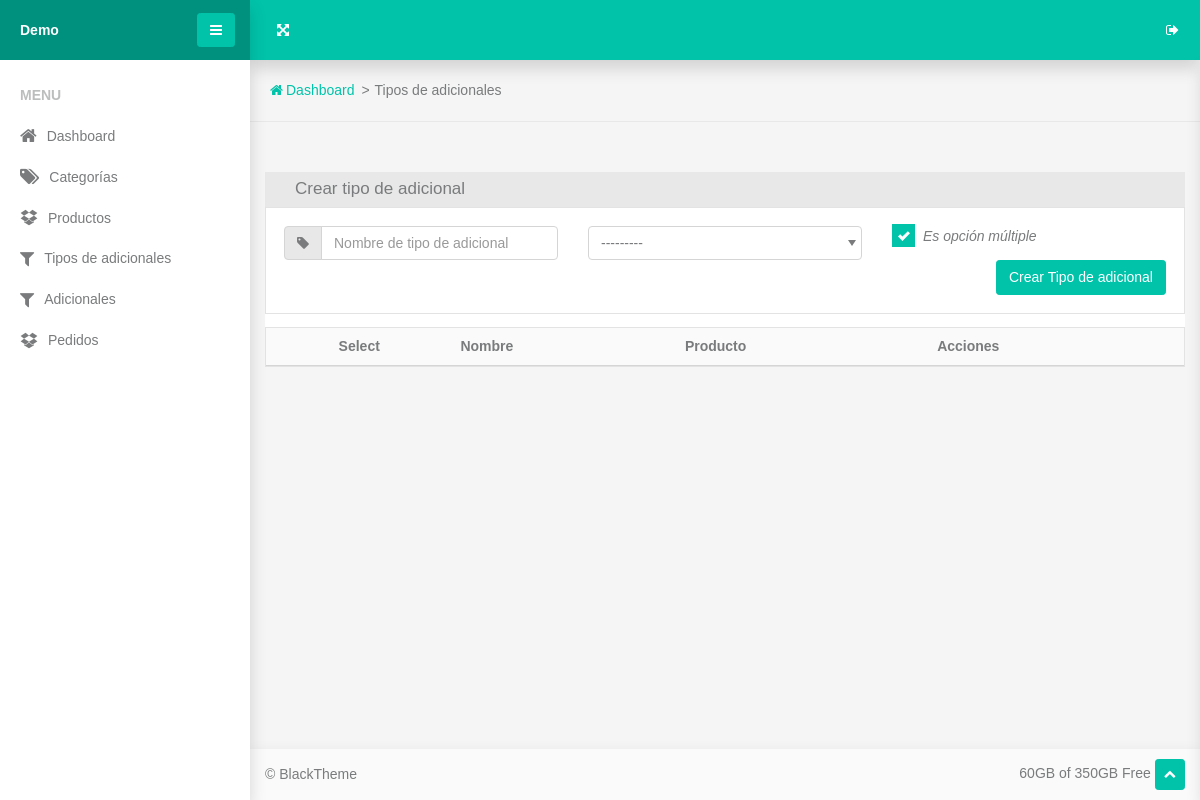
Page /extra-types/ on the earlier database version.
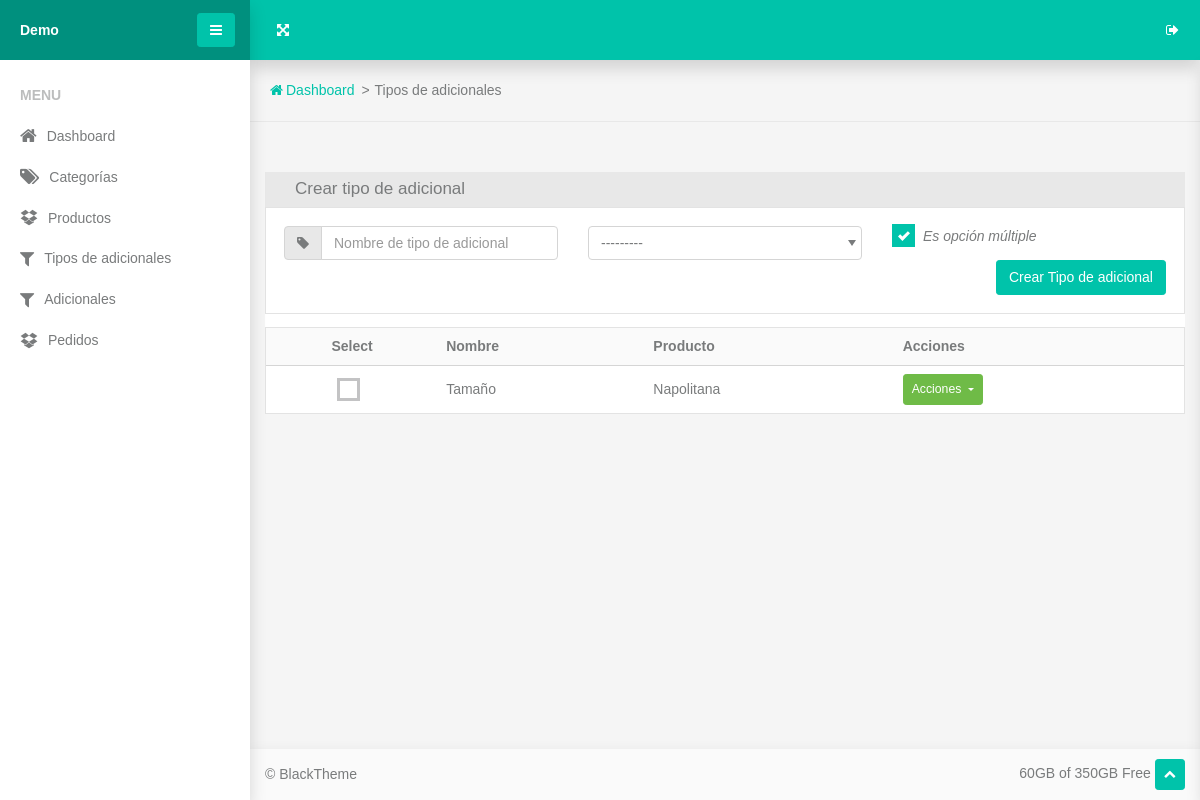
Same page on the later database version.
### www/product/models.py (models this page shows, shortened)
class ChoiceType(models.Model):
    product = models.ForeignKey(Product, on_delete=models.CASCADE, related_name='choice_types')
    name = models.CharField(max_length=100)
    is_multiple = models.BooleanField(default=True)

class Product(models.Model):
    sku = models.CharField(max_length=100, blank=True, null=True)
    name = models.CharField(max_length=100)
    description = models.TextField(max_length=300, blank=True, null=True)
    category = models.ForeignKey('Category', on_delete=models.SET_NULL, null=True, blank=True, related_name='products')
    image = models.ImageField(blank=True, null=True)
    price = models.DecimalField(decimal_places=2, max_digits=7)
    in_stock = models.BooleanField(default=True)
    discount_price = models.DecimalField(blank=True, null=True, decimal_places=2, max_digits=7)
    def __str__(self):
        return self.name

### www/views.py (the view)
# urls.py: path('extra-types/', views.extra_types, name='extra-types'),
def extra_types(req):
    form = forms.ChoiceTypeForm()
    choice_types = models.ChoiceType.objects.all()
    context = {
        'form': form,
        'choice_types': choice_types,
    }
    if req.method == 'GET':
        return render(req, 'www/extra_types.html', context)
    elif req.method == 'POST':
        form = forms.ChoiceTypeForm(req.POST)
        if form.is_valid():
            choice_type = form.save()
            context['choice_type'] = choice_type
        return render(req, 'www/extra_types.html', context)

### www/forms.py
class ChoiceTypeForm(forms.ModelForm):
    class Meta:
        model = models.ChoiceType
        fields = '__all__'
        widgets = {
            'name': forms.TextInput(attrs={'class': 'form-control', 'placeholder': 'Nombre de tipo de adicional'}),
            'is_multiple': forms.CheckboxInput(attrs={'class': 'custom-control-input'}),
            'product': forms.Select(attrs={'class': 'form-control'}),
        }

### www/templates/www/extra_types.html (shortened to what this page needs)
{% extends "base.html" %}
{% load static %}
{% block content %}
<section class="topbar">
    <ul class="breadcrumbs">
      <li class="breadcrumbs-item"><a class="breadcrumbs-link" href="{% url 'home' %}"><span class="breadcrumbs-icon fa-home"></span><span>Dashboard</span></a></li>
      <li class="breadcrumbs-item">Tipos de adicionales
      </li>
    </ul>
  </section>
  <section class="section-sm">
        <div class="container-fluid">
          <div class="panel panel-nav">
            <div class="panel-header d-flex flex-wrap align-items-center justify-content-between">
              <h3 class="panel-title">Crear tipo de adicional</h3>
            </div>
            <div class="panel-body">
              <form method="post">
                <div class="tab-content">
                  <div class="tab-pane fade show active" id="panelTab1" role="tabpanel">
                    <div class="row">
                      <div class="col-md-4">
                        <div class="input-group form-group">
                          <div class="input-group-prepend">
                            <label class="input-group-text" for="basic-addon1"><span class="fa-tag"></span></label>
                          </div>
                          {{form.name}}
                        </div>
                      </div>
                      <div class="col-md-4">
                        {{form.product}}
                      </div>
                      <div class="col-md-4">
                        <div class="custom-control custom-checkbox">
                          <label class="custom-control-label" for="id_is_multiple"><span class="font-italic">Es opción múltiple</span>
                          </label>
                        </div>
                      </div>
                      <div class="col-md-8">
                      </div>
                      <div class="col-md-4 text-right">
                          <button class="btn btn-primary" type="submit">Crear Tipo de adicional</button>
                        </div>
                    </div>
                  </div>
              </form>
            </div>
          </div>
          <div class="panel">
            <div class="panel-body p-0">
              <div class="table-responsive">
                  <table class="table table-sm table-borderless table-vertical-align">
                  <thead>
                    <tr class="border-bottom bg-lighter">
                      <th class="text-center">Select</th>
                      <th>Nombre</th>
                      <th>Producto</th>
                      <th>Acciones</th>
                    </tr>
                  </thead>
                  <tbody>
                    {% for c in choice_types %}
                      <tr>
                      <td class="text-center">
                        <div class="custom-control custom-checkbox custom-checkbox-light">
                        </div>
                      </td>
                      <td>{{c.name}}</td>
                      <td>{{c.product}}</td>
                      <td>
                        <div class="dropdown">
                          <button class="btn dropdown-toggle btn-success btn-sm" data-toggle="dropdown"><span>Acciones</span>
                          </button>
                        </div>
                      </td>
                    </tr>
                    {% endfor %}
                  </tbody>
                </table>
              </div>
            </div>
          </div>
        </div>
      </section>
{% endblock content %}

Differences in the rows shown:
added ChoiceType: name "Tamaño", product "Napolitana"
